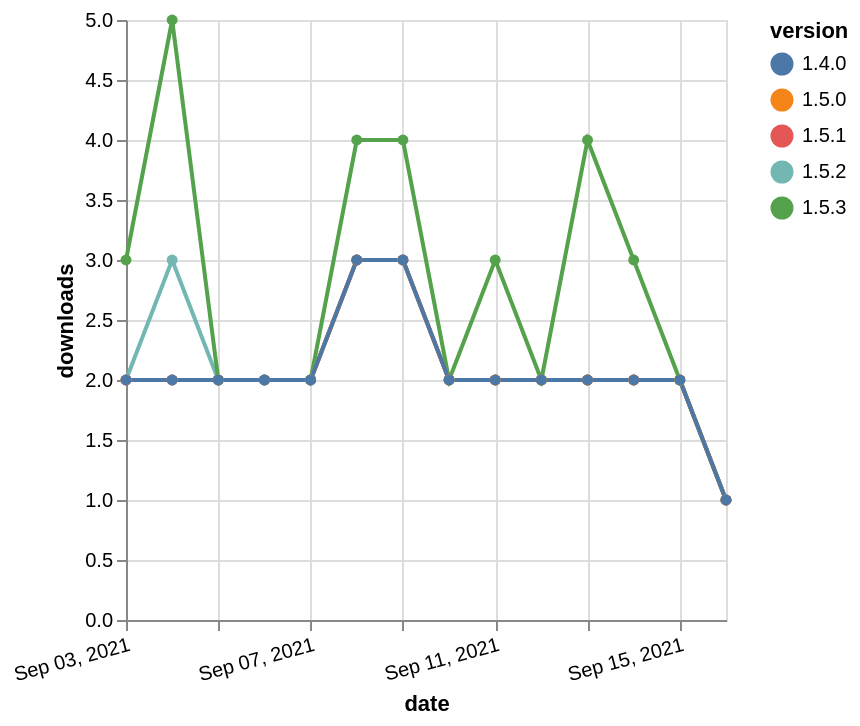

This figure's Vega-Lite source:
### Vega-Lite specification from a JSON file in a GitHub repository (floating-point values rounded to 4 significant figures)
{"$schema": "https://vega.github.io/schema/vega-lite/v5.json", "description": "A simple bar chart with embedded data.", "data": {"values": [{"date": "2021-09-03", "total": 1239, "delta": 2, "version": "1.5.2"}, {"date": "2021-09-04", "total": 1242, "delta": 3, "version": "1.5.2"}, {"date": "2021-09-05", "total": 1244, "delta": 2, "version": "1.5.2"}, {"date": "2021-09-06", "total": 1246, "delta": 2, "version": "1.5.2"}, {"date": "2021-09-07", "total": 1248, "delta": 2, "version": "1.5.2"}, {"date": "2021-09-08", "total": 1251, "delta": 3, "version": "1.5.2"}, {"date": "2021-09-09", "total": 1254, "delta": 3, "version": "1.5.2"}, {"date": "2021-09-10", "total": 1256, "delta": 2, "version": "1.5.2"}, {"date": "2021-09-11", "total": 1258, "delta": 2, "version": "1.5.2"}, {"date": "2021-09-12", "total": 1260, "delta": 2, "version": "1.5.2"}, {"date": "2021-09-13", "total": 1262, "delta": 2, "version": "1.5.2"}, {"date": "2021-09-14", "total": 1264, "delta": 2, "version": "1.5.2"}, {"date": "2021-09-15", "total": 1266, "delta": 2, "version": "1.5.2"}, {"date": "2021-09-16", "total": 1267, "delta": 1, "version": "1.5.2"}, {"date": "2021-09-03", "total": 1612, "delta": 2, "version": "1.5.1"}, {"date": "2021-09-04", "total": 1614, "delta": 2, "version": "1.5.1"}, {"date": "2021-09-05", "total": 1616, "delta": 2, "version": "1.5.1"}, {"date": "2021-09-06", "total": 1618, "delta": 2, "version": "1.5.1"}, {"date": "2021-09-07", "total": 1620, "delta": 2, "version": "1.5.1"}, {"date": "2021-09-08", "total": 1623, "delta": 3, "version": "1.5.1"}, {"date": "2021-09-09", "total": 1626, "delta": 3, "version": "1.5.1"}, {"date": "2021-09-10", "total": 1628, "delta": 2, "version": "1.5.1"}, {"date": "2021-09-11", "total": 1630, "delta": 2, "version": "1.5.1"}, {"date": "2021-09-12", "total": 1632, "delta": 2, "version": "1.5.1"}, {"date": "2021-09-13", "total": 1634, "delta": 2, "version": "1.5.1"}, {"date": "2021-09-14", "total": 1636, "delta": 2, "version": "1.5.1"}, {"date": "2021-09-15", "total": 1638, "delta": 2, "version": "1.5.1"}, {"date": "2021-09-16", "total": 1639, "delta": 1, "version": "1.5.1"}, {"date": "2021-09-03", "total": 650, "delta": 3, "version": "1.5.3"}, {"date": "2021-09-04", "total": 655, "delta": 5, "version": "1.5.3"}, {"date": "2021-09-05", "total": 657, "delta": 2, "version": "1.5.3"}, {"date": "2021-09-06", "total": 659, "delta": 2, "version": "1.5.3"}, {"date": "2021-09-07", "total": 661, "delta": 2, "version": "1.5.3"}, {"date": "2021-09-08", "total": 665, "delta": 4, "version": "1.5.3"}, {"date": "2021-09-09", "total": 669, "delta": 4, "version": "1.5.3"}, {"date": "2021-09-10", "total": 671, "delta": 2, "version": "1.5.3"}, {"date": "2021-09-11", "total": 674, "delta": 3, "version": "1.5.3"}, {"date": "2021-09-12", "total": 676, "delta": 2, "version": "1.5.3"}, {"date": "2021-09-13", "total": 680, "delta": 4, "version": "1.5.3"}, {"date": "2021-09-14", "total": 683, "delta": 3, "version": "1.5.3"}, {"date": "2021-09-15", "total": 685, "delta": 2, "version": "1.5.3"}, {"date": "2021-09-16", "total": 686, "delta": 1, "version": "1.5.3"}, {"date": "2021-09-03", "total": 1613, "delta": 2, "version": "1.5.0"}, {"date": "2021-09-04", "total": 1615, "delta": 2, "version": "1.5.0"}, {"date": "2021-09-05", "total": 1617, "delta": 2, "version": "1.5.0"}, {"date": "2021-09-06", "total": 1619, "delta": 2, "version": "1.5.0"}, {"date": "2021-09-07", "total": 1621, "delta": 2, "version": "1.5.0"}, {"date": "2021-09-08", "total": 1624, "delta": 3, "version": "1.5.0"}, {"date": "2021-09-09", "total": 1627, "delta": 3, "version": "1.5.0"}, {"date": "2021-09-10", "total": 1629, "delta": 2, "version": "1.5.0"}, {"date": "2021-09-11", "total": 1631, "delta": 2, "version": "1.5.0"}, {"date": "2021-09-12", "total": 1633, "delta": 2, "version": "1.5.0"}, {"date": "2021-09-13", "total": 1635, "delta": 2, "version": "1.5.0"}, {"date": "2021-09-14", "total": 1637, "delta": 2, "version": "1.5.0"}, {"date": "2021-09-15", "total": 1639, "delta": 2, "version": "1.5.0"}, {"date": "2021-09-16", "total": 1640, "delta": 1, "version": "1.5.0"}, {"date": "2021-09-03", "total": 2300, "delta": 2, "version": "1.4.0"}, {"date": "2021-09-04", "total": 2302, "delta": 2, "version": "1.4.0"}, {"date": "2021-09-05", "total": 2304, "delta": 2, "version": "1.4.0"}, {"date": "2021-09-06", "total": 2306, "delta": 2, "version": "1.4.0"}, {"date": "2021-09-07", "total": 2308, "delta": 2, "version": "1.4.0"}, {"date": "2021-09-08", "total": 2311, "delta": 3, "version": "1.4.0"}, {"date": "2021-09-09", "total": 2314, "delta": 3, "version": "1.4.0"}, {"date": "2021-09-10", "total": 2316, "delta": 2, "version": "1.4.0"}, {"date": "2021-09-11", "total": 2318, "delta": 2, "version": "1.4.0"}, {"date": "2021-09-12", "total": 2320, "delta": 2, "version": "1.4.0"}, {"date": "2021-09-13", "total": 2322, "delta": 2, "version": "1.4.0"}, {"date": "2021-09-14", "total": 2324, "delta": 2, "version": "1.4.0"}, {"date": "2021-09-15", "total": 2326, "delta": 2, "version": "1.4.0"}, {"date": "2021-09-16", "total": 2327, "delta": 1, "version": "1.4.0"}]}, "width": "container", "mark": {"type": "line", "point": {"filled": true}}, "encoding": {"x": {"field": "date", "type": "temporal", "timeUnit": "yearmonthdate", "title": "date", "axis": {"labelAngle": -15}}, "y": {"field": "delta", "type": "quantitative", "title": "downloads"}, "color": {"field": "version", "type": "nominal"}, "tooltip": {"field": "delta"}}}
